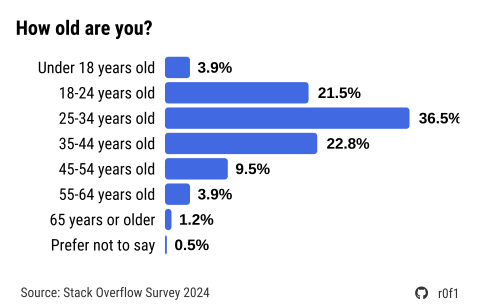

The R source for this figure:
# https://www.kaggle.com/datasets/berkayalan/stack-overflow-annual-developer-survey-2024

library(tidyverse)
library(ggchicklet)
library(showtext)
library(ggtext)
library(patchwork)

sysfonts::font_add(
  family = "Font Awesome 6 Brands",
  regular = "fontawesome/otfs/Font Awesome 7 Brands-Regular-400.otf"
)

font_add_google("Roboto Condensed")
showtext_auto()
showtext_opts(dpi = 100)

social_caption <- glue::glue(
  "<span style='font-family:\"Font Awesome 6 Brands\";'>&#xf09b; </span>",
  "<span> r0f1</span>",
)

df <- read_csv("data/survey_results_public.csv") |>
  rename_with(tolower) |>
  mutate(
    age = factor(
      age,
      levels = c(
        "Under 18 years old",
        "18-24 years old",
        "25-34 years old",
        "35-44 years old",
        "45-54 years old",
        "55-64 years old",
        "65 years or older",
        "Prefer not to say"
      ),
      ordered = TRUE
    )
  )


df_summary <- df |>
  count(age) |>
  mutate(
    percentage = n / sum(n) * 100
  )

p <- ggplot(df_summary, aes(x = fct_rev(age), y = percentage)) +
  geom_chicklet(fill = "royalblue") +
  coord_flip() +
  geom_text(
    aes(label = sprintf("%.1f%%", percentage)),
    position = position_stack(vjust = 1),
    hjust = -0.20,
    color = "black",
    size = 4,
    fontface = "bold",
  ) +
  scale_x_discrete(expand = expansion(add = c(0.70, 0.70))) +
  scale_y_continuous(expand = expansion(mult = c(0.01, 0.20))) +
  labs(
    title = "How old are you?",
    x = "",
    y = "",
    caption = social_caption,
  ) +
  theme_minimal() +
  theme(
    axis.text.x = element_blank(),
    axis.ticks.x = element_blank(),
    axis.text.y = element_text(
      size = 12,
      color = "black",
    ),
    panel.grid.major = element_blank(),
    panel.grid.minor = element_blank(),
    plot.caption = element_markdown(
      size = 10,
      color = "grey20",
    ),
    plot.title = element_text(
      size = 15,
      face = "bold",
      margin = margin(b = 8, l = -110),
    ),
    plot.margin = margin(t = 10, r = 10, b = 10, l = 10),
    text = element_text(family = "Roboto Condensed"),
  ) +
  plot_annotation(
    caption = "Source: Stack Overflow Survey 2024",
    theme = theme(
      plot.caption = element_text(
        size = 10,
        hjust = 0,
        margin = margin(t = -20),
        color = "grey20",
      ),
      text = element_text(family = "Roboto Condensed"),
    )
  )

ggsave(
  here::here("projects", "project_0002", "developer_age.svg"),
  plot = p,
  width = 500,
  height = 320,
  units = "px",
  dpi = 100,
)
